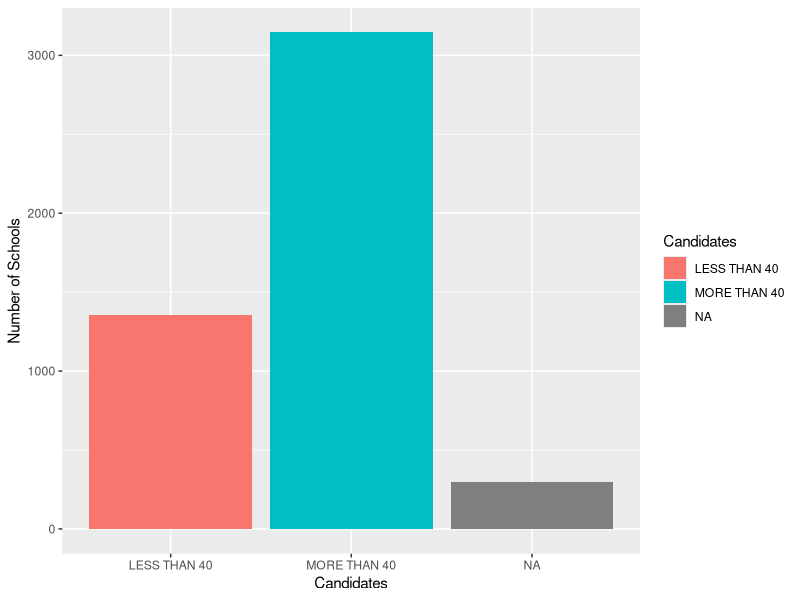
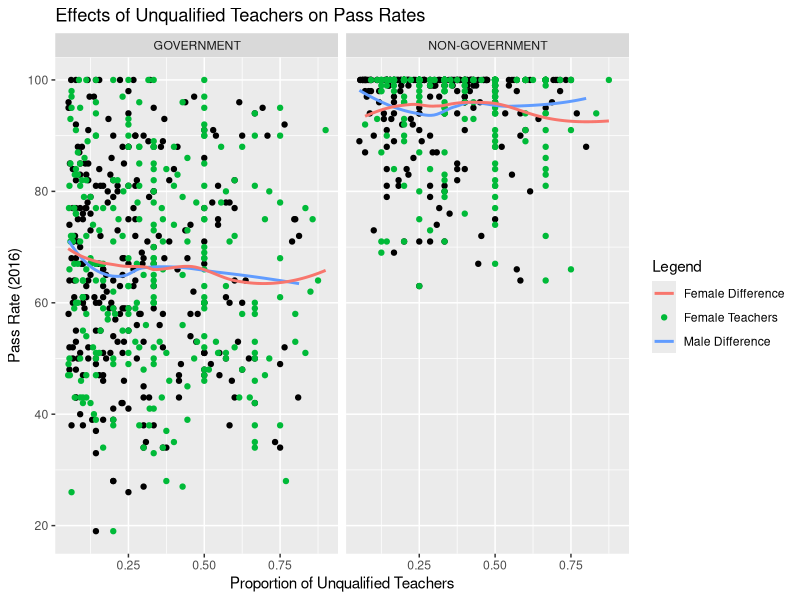
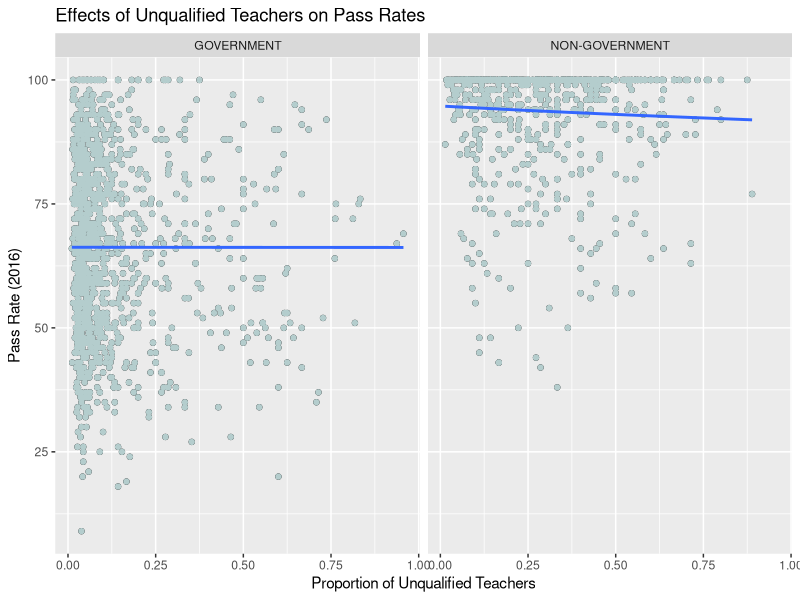
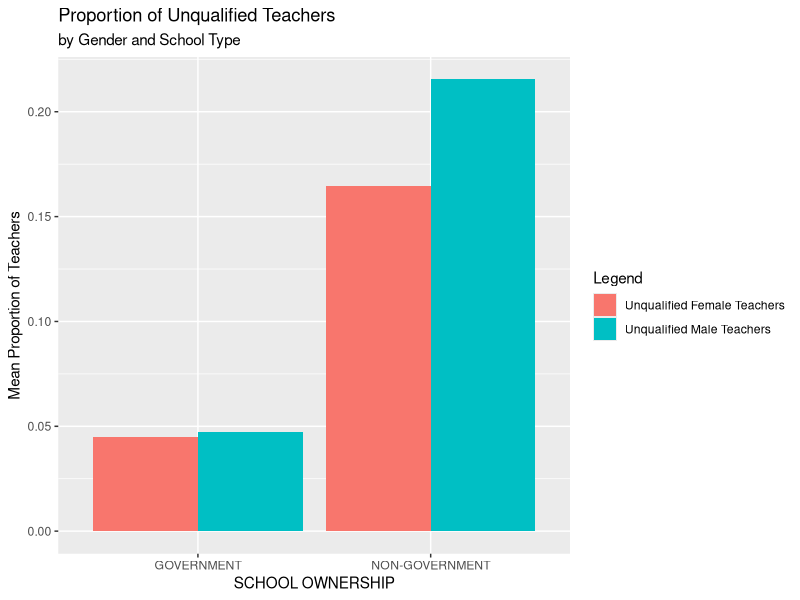
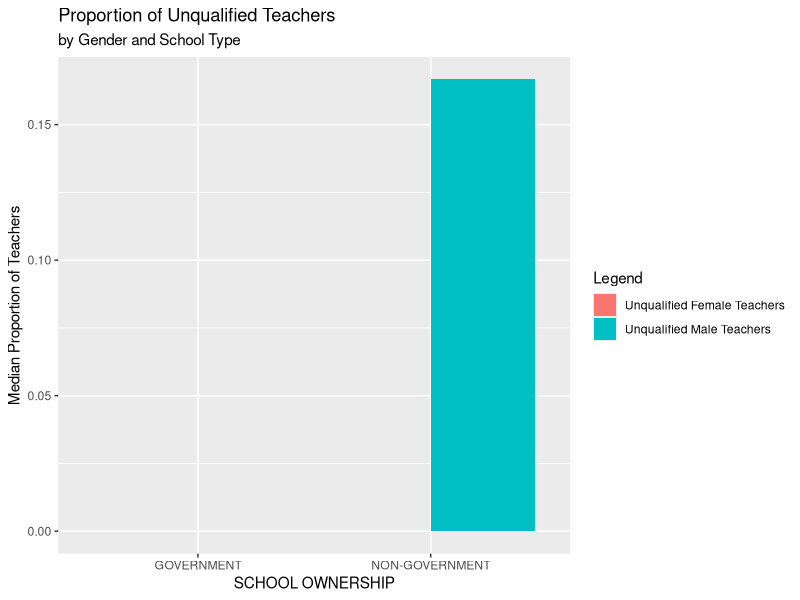

Reproduce these figures in R, in order.
library(tidyverse)
secdata <- read_csv("Consolidated-Secondary-Data-with-grade.csv")

#For this analysis, we downloaded data from opendata.go.tz related to secondary education. I wanted to
#employ some concepts from R for Data Science book's first section. Mainly piping and visualizations!

#So let us begin. The number one thing that drew me to learn R again is its powerful ggplot. I outright
#avoided visualizations in Python because it just wasn't clicking for me even though I felt good
#about wrangling data in Python. Here's a quick bar chart showing number of schools that had
#less than 40 or more than 40 candidates at the school.

secdata %>%
  group_by(Candidates) %>%
  summarise(`Number of Schools` = n()) %>%
  ggplot(mapping = aes(x=Candidates, y=`Number of Schools`, fill=Candidates)) +
  geom_col()

#Nothing fancy, but effective visual aid. I owe it to Python that coding in R isn't as daunting anymore.
#It took me months to work out anything in Python. I understood this syntax in a matter of one read-through.

#Let's get to the meat of this post. This data claims to have a metric for "qualified teachers". Spoke with
#@her and we both agreed that we don't really know what it means to be a qualified teacher in Tanzania.
#More research will need to be done to get a sense for what this could possibly mean - some initial thoughts
#include: diploma, etc.

#Let's add some more complexity to our visualization. Tanzanian schools are either run by the national
#government or privately. With just a few lines of R code, we can create a powerful visualization that
#showcases the effect of increasing the proportion of unqualified teachers in a school with the passing
#rate in 2016.

secdata %>%
  mutate(teach_diff_female = (`Total Teachers-Female` - `Qualified Teachers-Female`)/`Total Teachers-Female`,
         teach_diff_male = (`Total Teachers-Male` - `Qualified Teachers-Male`)/`Total Teachers-Male`) %>%
  dplyr::filter(teach_diff_female < 1, teach_diff_female > 0.05, teach_diff_male < 1, teach_diff_male > 0.05) %>%
  ggplot(mapping = aes(x=teach_diff_male, y=`Pass Rate (2016)`))+
  geom_point() + 
  geom_point(mapping = aes(x=teach_diff_female, y=`Pass Rate (2016)`, color='Female Teachers')) +
  geom_smooth(se=FALSE, mapping=aes(color="Male Difference")) +
  geom_smooth(se=FALSE, mapping=aes(x=teach_diff_female, color="Female Difference")) +
  facet_wrap(~ `SCHOOL OWNERSHIP`) +
  labs(x = "Proportion of Unqualified Teachers",
       title = "Effects of Unqualified Teachers on Pass Rates",
       colour = "Legend")

#A lot of the data was concentrated on the extreme - that is schools reported 0% unqualified teachers. We'll
#return to that momentarily. This plot gets us close to answering whether having more unqualified teachers
#affects student pass rates. It doesn't seem like there
#is any clear trend between these variables. The average pass rate for private schools was much higher than
#public schools, but the proportion of unqualified male or female teachers had no real effect on how well 
#the kids did.

#Similar inconclusive trends when taking the proportion of all teachers. For private schools, the trend
#appears to be negative, but overall no crazy drop offs in performance despite increasingly "unqualified"
#teachers.

secdata %>%
  mutate(teach_diff = ((`Total Teachers-Female` + `Total Teachers-Male`) - (`Qualified Teachers-Female` + `Qualified Teachers-Male`))/(`Total Teachers-Female` + `Total Teachers-Male`)) %>%
  dplyr::filter(teach_diff < 1, teach_diff > 0) %>%
  ggplot(mapping = aes(x=teach_diff, y=`Pass Rate (2016)`))+
  geom_point() + 
  geom_point(mapping = aes(x=teach_diff, y=`Pass Rate (2016)`), colour = "#B4CDCD") +
  geom_smooth(se=FALSE) +
  facet_wrap(~ `SCHOOL OWNERSHIP`) +
  labs(x = "Proportion of Unqualified Teachers",
       title = "Effects of Unqualified Teachers on Pass Rates",
       colour = "Legend")

#Now I previously mentioned the reported 0% unqualified teachers - let's return to this phenomenon. 
#What if we wanted to know, on average, how is the proportion of unqualified teachers different 
#for government vs. non-gov schools? 

secdata %>%
  group_by(`SCHOOL OWNERSHIP`) %>%
  summarise(schools = n(),
            mean_pass_rate = mean(`Pass Rate (2016)`, na.rm=TRUE),
            prop_unqualified_female = mean((`Total Teachers-Female` - `Qualified Teachers-Female`)/`Total Teachers-Female`, na.rm=TRUE),
            prop_unqualified_male = mean((`Total Teachers-Male` - `Qualified Teachers-Male`)/`Total Teachers-Male`, na.rm = TRUE)) %>%
  gather(key = 'teacher_proportion', value= 'mean_proportion' , prop_unqualified_male, prop_unqualified_female, -`SCHOOL OWNERSHIP`) %>%
  ggplot(mapping = aes(x=`SCHOOL OWNERSHIP`, y = mean_proportion, fill = teacher_proportion)) +
  geom_bar(stat = 'identity', position = 'dodge') +
  labs(y = "Mean Proportion of Teachers",
       title = "Proportion of Unqualified Teachers",
       subtitle = "by Gender and School Type") +
  scale_fill_discrete(name = "Legend",
                      breaks = c("prop_unqualified_female", "prop_unqualified_male"),
                      labels = c("Unqualified Female Teachers", "Unqualified Male Teachers"))

#On average, private schools have almost 4 times more unqualified female teachers, and almost
#5 times unqualified male teachers.

#When using medians, a statistically more robust measure, things get kinda strange.

secdata %>%
  group_by(`SCHOOL OWNERSHIP`) %>%
  summarise(schools = n(),
            median_pass_rate = median(`Pass Rate (2016)`, na.rm=TRUE),
            prop_unqualified_female = median((`Total Teachers-Female` - `Qualified Teachers-Female`)/`Total Teachers-Female`, na.rm=TRUE),
            prop_unqualified_male = median((`Total Teachers-Male` - `Qualified Teachers-Male`)/`Total Teachers-Male`, na.rm = TRUE)) %>%
  gather(key = 'teacher_proportion', value= 'mean_proportion' , prop_unqualified_male, prop_unqualified_female, -`SCHOOL OWNERSHIP`) %>%
  ggplot(mapping = aes(x=`SCHOOL OWNERSHIP`, y = mean_proportion, fill = teacher_proportion)) +
  geom_bar(stat = 'identity', position = 'dodge') +
  labs(y = "Median Proportion of Teachers",
       title = "Proportion of Unqualified Teachers",
       subtitle = "by Gender and School Type") +
  scale_fill_discrete(name = "Legend",
                      breaks = c("prop_unqualified_female", "prop_unqualified_male"),
                      labels = c("Unqualified Female Teachers", "Unqualified Male Teachers"))

#There are far more 0s in the vector than one would expect! But we can make sense of the strangeness. 
#It's all self-reported and when counting the distribution of answers
#you can begin to suspect a human's hand in the data (note the 0, 1, .25, .33, .5, etc.). 

secdata %>%
  mutate(prop = (`Total Teachers-Female` - `Qualified Teachers-Female`)/`Total Teachers-Female`,
         schools = ifelse(`SCHOOL OWNERSHIP` == 'GOVERNMENT', sum(`SCHOOL OWNERSHIP` == 'GOVERNMENT'),
                          sum(`SCHOOL OWNERSHIP` != 'GOVERNMENT'))) %>%
  group_by(prop, `SCHOOL OWNERSHIP`) %>% 
  summarise(number = n()) %>% 
  mutate(`% of Schools` = ifelse(`SCHOOL OWNERSHIP` == 'GOVERNMENT', 
                                 number/(sum(secdata$`SCHOOL OWNERSHIP` == 'GOVERNMENT')),
                                 number/(sum(secdata$`SCHOOL OWNERSHIP` == 'NON-GOVERNMENT')))) %>%
  arrange(desc(number))

secdata %>%
  mutate(prop = (`Total Teachers-Male` - `Qualified Teachers-Male`)/`Total Teachers-Male`,
         schools = ifelse(`SCHOOL OWNERSHIP` == 'GOVERNMENT', sum(`SCHOOL OWNERSHIP` == 'GOVERNMENT'),
                          sum(`SCHOOL OWNERSHIP` != 'GOVERNMENT'))) %>%
  group_by(prop, `SCHOOL OWNERSHIP`) %>% 
  summarise(number = n()) %>% 
  mutate(`% of Schools` = ifelse(`SCHOOL OWNERSHIP` == 'GOVERNMENT', 
                                 number/(sum(secdata$`SCHOOL OWNERSHIP` == 'GOVERNMENT')),
                                 number/(sum(secdata$`SCHOOL OWNERSHIP` == 'NON-GOVERNMENT')))) %>%
  arrange(desc(number))

#Many schools reported that all their teachers are
#"qualified". With no clear sense of what it means to be qualified and likely no validation/confirmation
#process by the government, there is an incentive to claim all of the school's teachers are qualified
#even if this may not be entirely true.
#But also note how high the number of 
#NaNs are for female teachers. Several explanations could hold water for this value and none are particularly
#encouraging. No female teachers, female teachers unaccounted for (invisble women?), or poor data collection.



#Conclusion: Could be encouraging to think that in the classroom, teachers are more often than not qualified.
#Alternatively, if we assume these numbers are accurate and that teachers are qualified as reported, then
#the current means of qualifying teachers is not an effective barometer for the quality of the teacher.
#I find that conclusion to be unnecessarily cynical. A more optimistic, though still challenging reason,
#is that placing good teachers in the classroom is not enough. There are still uncaptured challenges
#for schools to overcome in order to close achievement gaps. We don't have enough data to describe how
#students in private vs. public schools differ, but one can imagine that these differences may account
#for a good portion of the notable difference in average passing rate in 2016 between the 
#two types of schools.
  